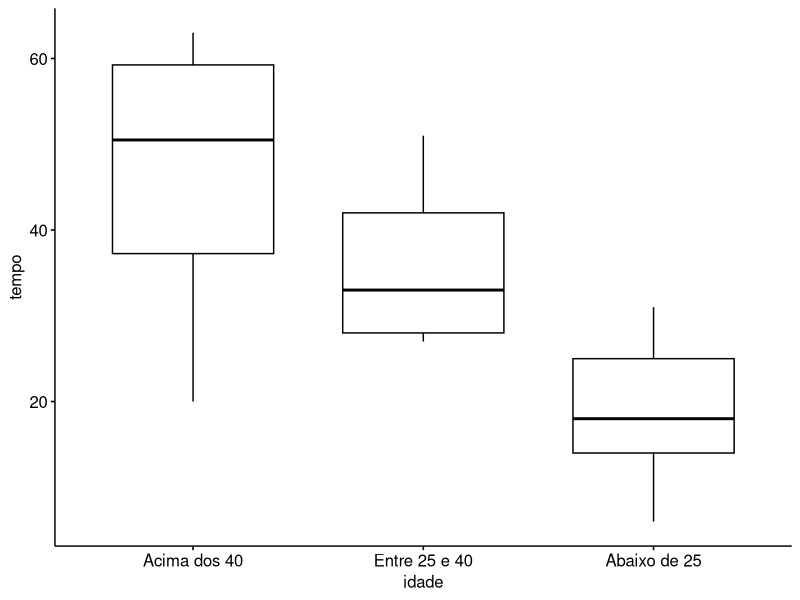

Write the R code that produced this figure.

library(tidyverse)
library(ggpubr)
library(rstatix)

# Carregando base de dados
library(readxl)
tempo_trabalho <- read_excel("tempo_trabalho.xlsx")
View(tempo_trabalho)

dados <- tempo_trabalho
grupos <- "idade" # Genre
valores <- "tempo" # Days

# 1.3 Estatísticas de resumo
dados %>% 
  group_by(idade) %>% 
  get_summary_stats(tempo, type = "full")


ggboxplot(dados, x = grupos, y = valores)

# Computando o teste

dados %>% 
  group_by(idade) %>% 
  shapiro_test(tempo)

# p = 0.0397 é menor que 0.05, ou seja, é estatisticamente significativo
dados %>% 
  kruskal_test(tempo ~ idade)

# Mas o teste de Dunn apresentou valores de p não significativos.
teste_dunn <- dados %>% 
  dunn_test(tempo ~ idade, p.adjust.method = "bonferroni")


# Calculando o tamanho do efeito
dados %>% 
  kruskal_effsize(tempo ~ idade)
